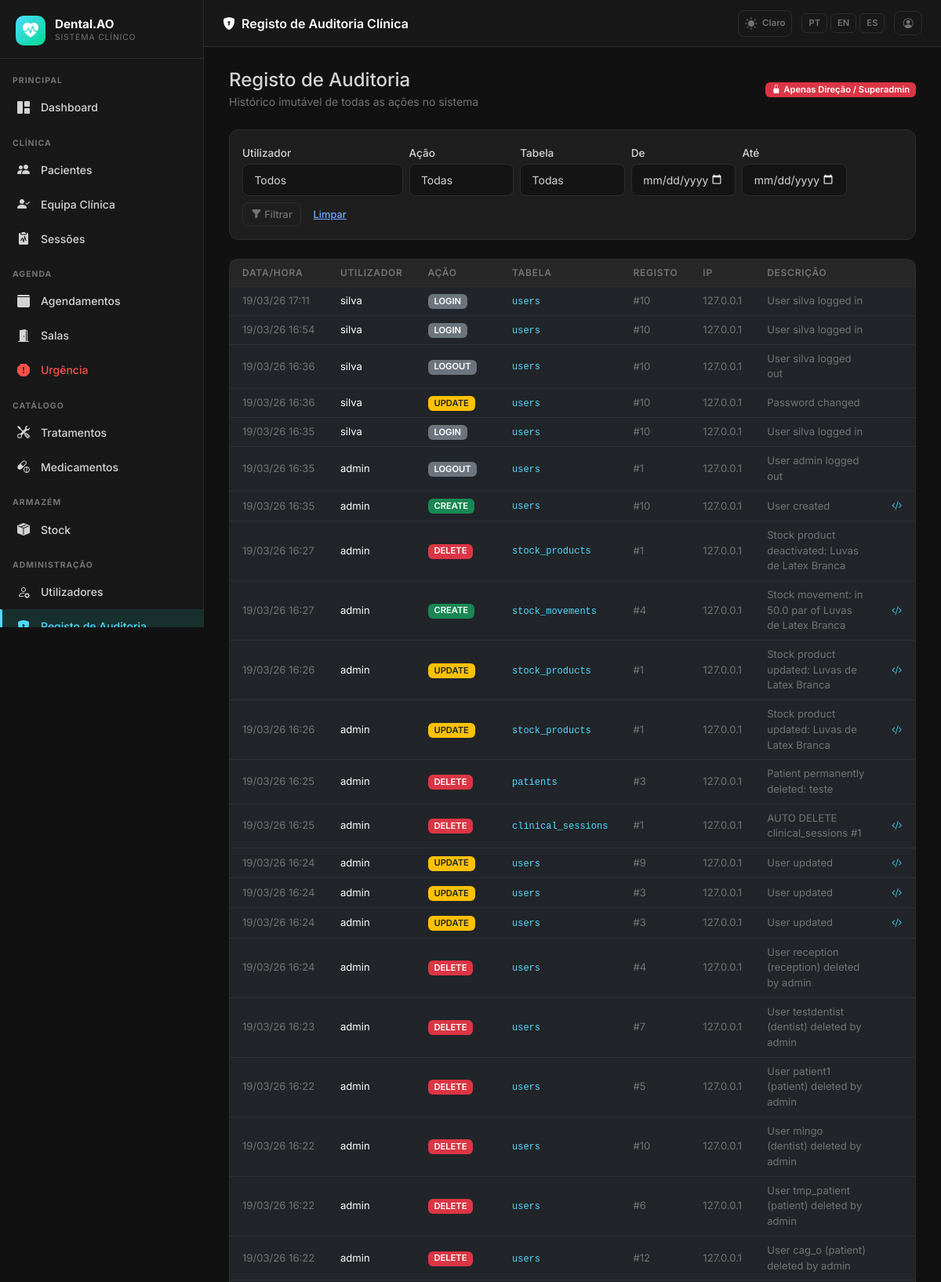
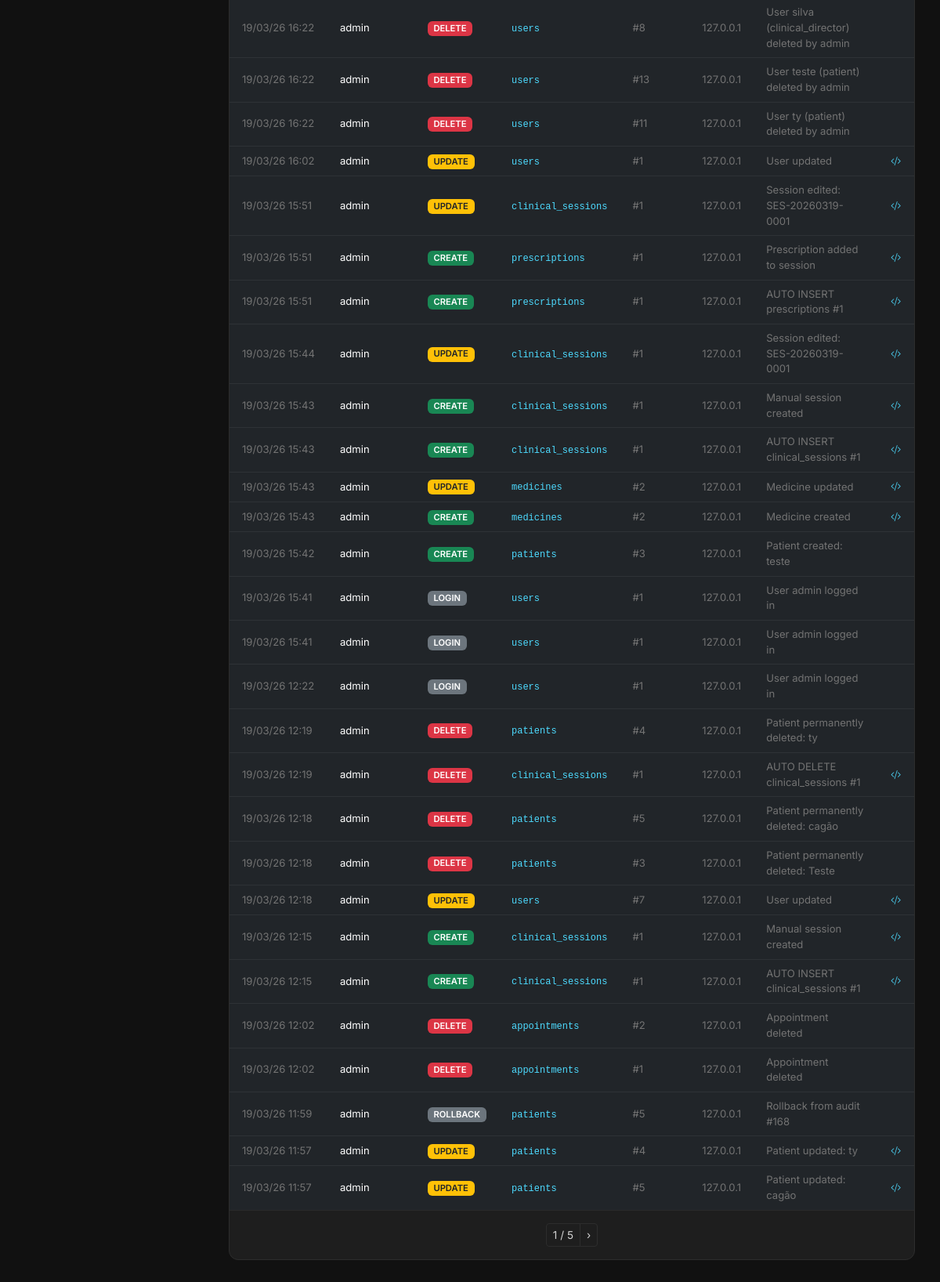
The app's page /sessions/audit (signed in), older data (2 pictures, top to bottom).
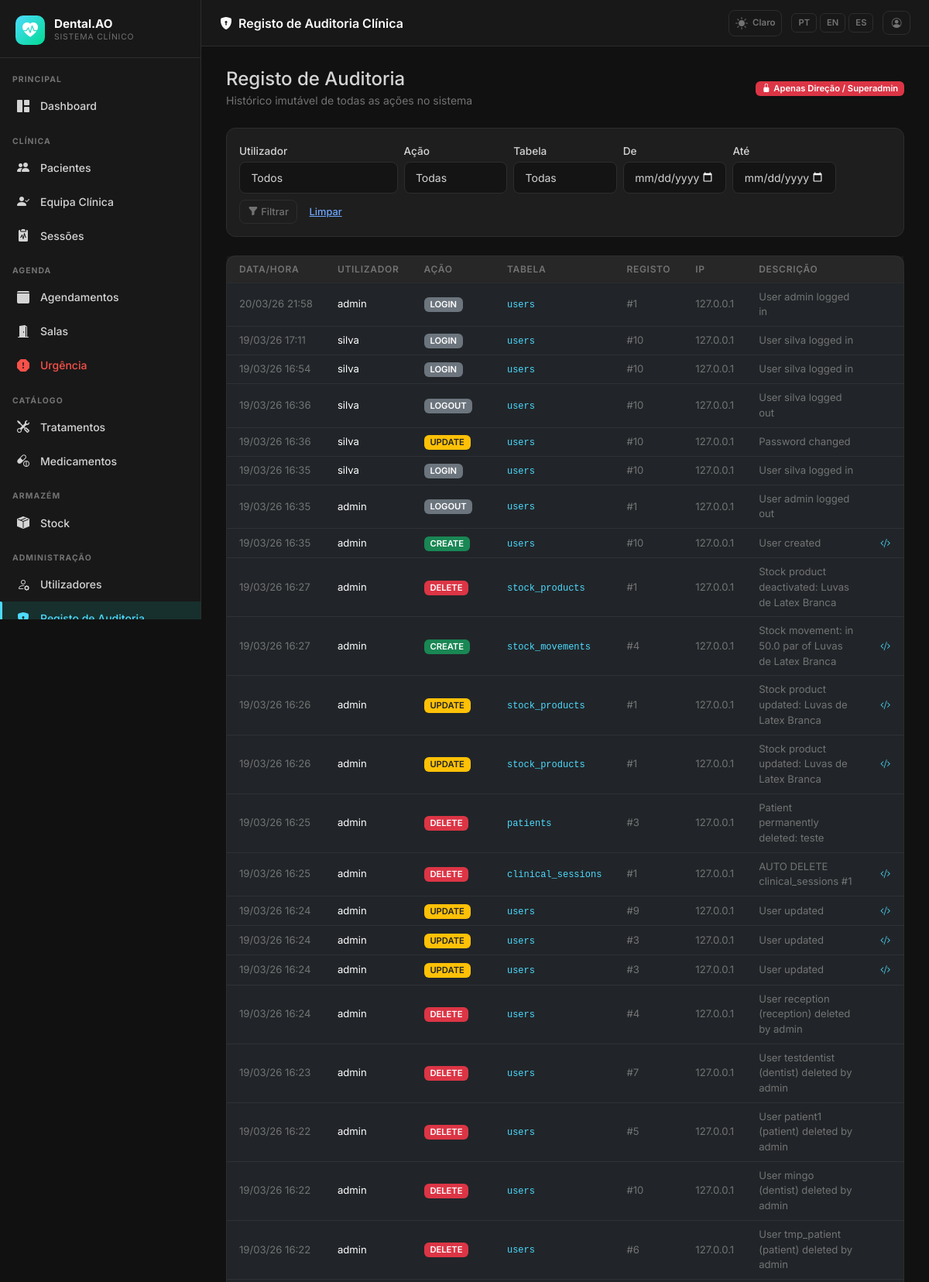
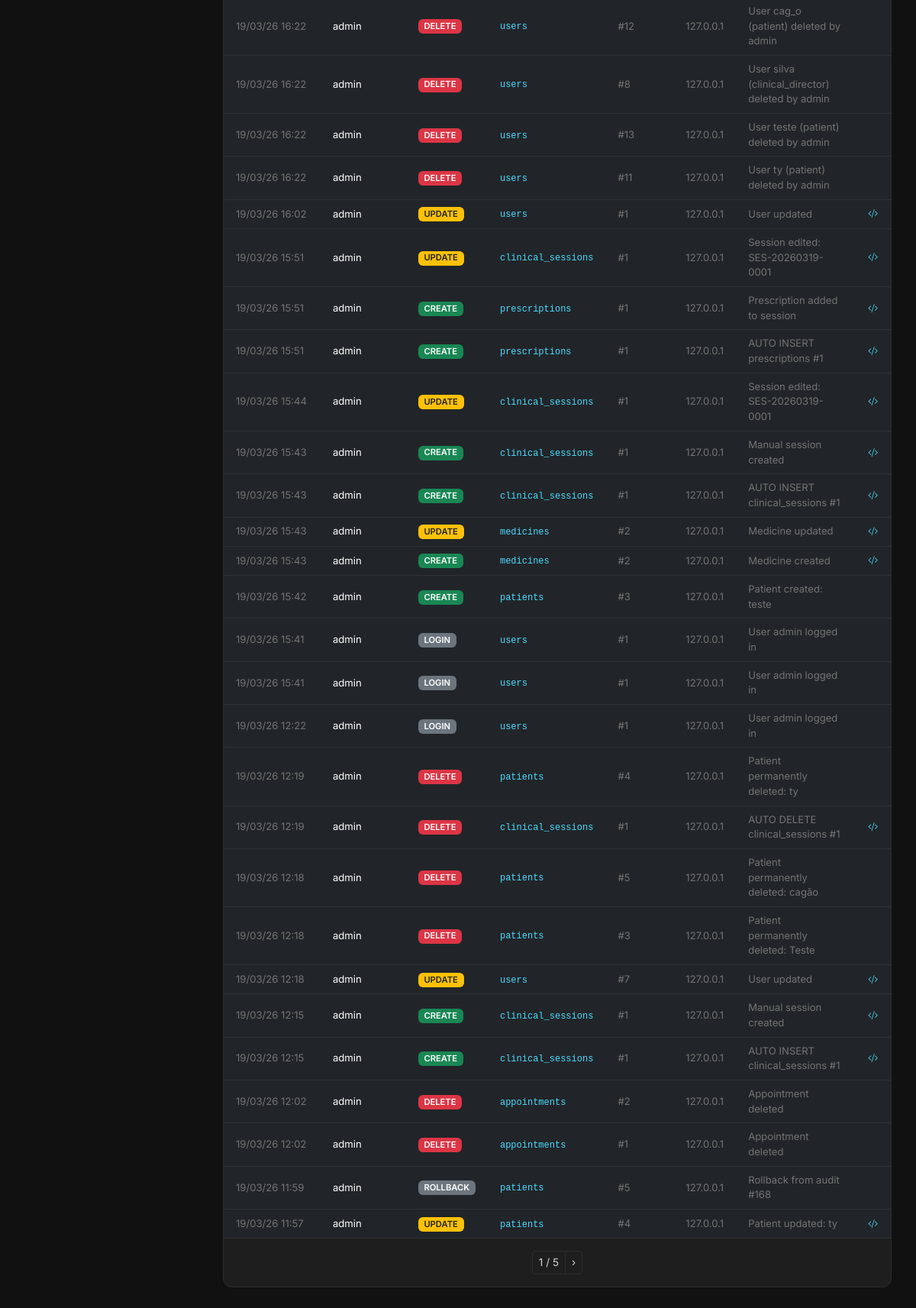
The same page, newer data (2 pictures, top to bottom).
### app/models.py (models this page shows, shortened)
class AppSetting(db.Model):
    __tablename__ = 'app_settings'
    key   = db.Column(db.String(64), primary_key=True)
    value = db.Column(db.Text, nullable=True)
    _DEFAULTS = {
        'app_name':       'DentalCare Pro',
        'app_logo':       '',
        'bg_dark':        '#111111',
        'sidebar_dark':   '#181818',
        'card_dark':      '#1e1e1e',
        'border_dark':    '#2d2d2d',
        'text_dark':      '#d4d4d4',
        'primary_dark':   '#14b8a6',
        'success_dark':   '#22c55e',
        'danger_dark':    '#f87171',
        'warning_dark':   '#fbbf24',
        'bg_light':       '#f0f4f8',
        'card_light':     '#ffffff',
        'border_light':   '#d1dce8',
        'text_light':     '#334155',
        'primary_light':  '#1976d2',
        'success_light':  '#00875a',
        'danger_light':   '#d32f2f',
        'warning_light':  '#e65100',
        'xray_max_mb':        '10',
        'stock_invoice_max_mb': '5',
        'urgency_surcharge':  '30',
    }
    @classmethod
    def all_as_dict(cls):
        stored = {s.key: s.value for s in cls.query.all()}
        result = dict(cls._DEFAULTS)
        result.update(stored)
        return result

class AuditLog(db.Model):
    __tablename__ = 'audit_log'
    id = db.Column(db.Integer, primary_key=True)
    user_id = db.Column(db.Integer, db.ForeignKey('users.id'), nullable=True)
    username = db.Column(db.String(80), nullable=True)
    action = db.Column(db.String(20), nullable=False)
    table_name = db.Column(db.String(100), nullable=False)
    record_id = db.Column(db.Integer, nullable=True)
    old_value = db.Column(db.JSON, nullable=True)
    new_value = db.Column(db.JSON, nullable=True)
    description = db.Column(db.Text, nullable=True)
    ip_address = db.Column(db.String(50), nullable=True)
    timestamp = db.Column(db.DateTime, default=lambda: datetime.now(timezone.utc), index=True)
    user = db.relationship('User', backref='audit_entries')

### app/sessions/routes.py (the view)
@sessions_bp.route('/audit')
@login_required
def audit_view():
    if current_user.role not in [Role.SUPERADMIN, Role.CLINICAL_DIRECTOR]:
        abort(403)
    page = request.args.get('page', 1, type=int)
    q = AuditLog.query.order_by(AuditLog.timestamp.desc())
    user_id = request.args.get('user_id', type=int)
    action = request.args.get('action', '')
    table = request.args.get('table', '')
    date_from = request.args.get('date_from', '')
    date_to = request.args.get('date_to', '')
    if user_id:
        q = q.filter_by(user_id=user_id)
    if action:
        q = q.filter_by(action=action.upper())
    if table:
        q = q.filter_by(table_name=table)
    if date_from:
        try:
            q = q.filter(AuditLog.timestamp >= datetime.fromisoformat(date_from))
        except ValueError:
            pass
    if date_to:
        try:
            q = q.filter(AuditLog.timestamp <= datetime.fromisoformat(date_to + 'T23:59:59'))
        except ValueError:
            pass
    logs = q.paginate(page=page, per_page=50)
    users = User.query.order_by(User.full_name).all()
    tables = db.session.query(AuditLog.table_name).distinct().all()
    tables = [t[0] for t in tables]
    actions = ['CREATE', 'UPDATE', 'DELETE', 'ADDENDUM']
    return render_template('sessions/audit_log.html', logs=logs, users=users,
                           tables=tables, actions=actions,
                           current_user_id=user_id, current_action=action,
                           current_table=table, date_from=date_from, date_to=date_to)

### app/__init__.py (called while the page is built)
def get_locale():
    lang = session.get('lang')
    if lang in ['pt', 'en', 'es']:
        return lang
    return 'pt'

### app/models.py (called while the page is built)
    def role_display(self):
        role_map = {
            Role.SUPERADMIN: 'Superadmin',
            Role.CLINICAL_DIRECTOR: 'Diretor Clínico',
            Role.DENTIST: 'Dentista',
            Role.PATIENT: 'Paciente',
            Role.RECEPTION: 'Recepção',
        }
        return role_map.get(self.role, self.role)

    def role_badge_class(self):
        badge_map = {
            Role.SUPERADMIN: 'danger',
            Role.CLINICAL_DIRECTOR: 'primary',
            Role.DENTIST: 'success',
            Role.PATIENT: 'info',
            Role.RECEPTION: 'warning',
        }
        return badge_map.get(self.role, 'secondary')

### app/templates/sessions/audit_log.html (shortened to what this page needs)
{% extends 'base.html' %}
{% block page_title %}<i class="bi bi-shield-lock-fill me-2"></i>{{ _('Registo de Auditoria Clínica') }}{% endblock %}
{% block content %}
<div class="d-flex justify-content-between align-items-center mb-4 flex-wrap gap-2">
  <div>
    <h4 class="mb-0" style="color:var(--dc-text)">{{ _('Registo de Auditoria') }}</h4>
    <small style="color:var(--dc-text-muted)">{{ _('Histórico imutável de todas as ações no sistema') }}</small>
  </div>
  <span class="badge bg-danger">
    <i class="bi bi-lock-fill me-1"></i>{{ _('Apenas Direção / Superadmin') }}
  </span>
</div>
<div class="dc-card p-3 mb-4">
  <form method="GET" class="row g-2 align-items-end">
    <div class="col-md-3">
      <label class="form-label form-label-sm mb-1">{{ _('Utilizador') }}</label>
      <select name="user_id" class="form-select form-select-sm">
        <option value="">{{ _('Todos') }}</option>
      </select>
    </div>
    <div class="col-md-2">
      <label class="form-label form-label-sm mb-1">{{ _('Ação') }}</label>
      <select name="action" class="form-select form-select-sm">
        <option value="">{{ _('Todas') }}</option>
      </select>
    </div>
    <div class="col-md-2">
      <label class="form-label form-label-sm mb-1">{{ _('Tabela') }}</label>
      <select name="table" class="form-select form-select-sm">
        <option value="">{{ _('Todas') }}</option>
      </select>
    </div>
    <div class="col-md-2">
      <label class="form-label form-label-sm mb-1">{{ _('De') }}</label>
      <input type="date" name="date_from" class="form-control form-control-sm" value="{{ date_from }}">
    </div>
    <div class="col-md-2">
      <label class="form-label form-label-sm mb-1">{{ _('Até') }}</label>
      <input type="date" name="date_to" class="form-control form-control-sm" value="{{ date_to }}">
    </div>
    <div class="col-auto d-flex gap-1">
      <button class="btn btn-outline-secondary btn-sm" type="submit"><i class="bi bi-funnel-fill me-1"></i>{{ _('Filtrar') }}</button>
      <a href="{{ url_for('sessions.audit_view') }}" class="btn btn-link btn-sm">{{ _('Limpar') }}</a>
    </div>
  </form>
</div>
<div class="dc-card p-0">
  <div class="table-responsive">
    <table class="table table-hover mb-0" style="color:var(--dc-text);font-size:.82rem">
      <thead style="border-bottom:1px solid var(--dc-border)">
        <tr style="color:var(--dc-text-muted);font-size:.73rem;text-transform:uppercase;letter-spacing:.05em">
          <th class="px-3 py-2">{{ _('Data/Hora') }}</th>
          <th class="px-3 py-2">{{ _('Utilizador') }}</th>
          <th class="px-3 py-2">{{ _('Ação') }}</th>
          <th class="px-3 py-2">{{ _('Tabela') }}</th>
          <th class="px-3 py-2">{{ _('Registo') }}</th>
          <th class="px-3 py-2">{{ _('IP') }}</th>
          <th class="px-3 py-2">{{ _('Descrição') }}</th>
          <th class="px-3 py-2"></th>
        </tr>
      </thead>
      <tbody>
        {% for log in logs.items %}
        <tr>
          <td class="px-3 py-2 text-nowrap" style="color:var(--dc-text-muted)">{{ log.timestamp.strftime('%d/%m/%y %H:%M') if log.timestamp else '—' }}</td>
          <td class="px-3 py-2">
            <span title="{{ log.username }}">{{ log.username or '—' }}</span>
          </td>
          <td class="px-3 py-2">
            {% if log.action == 'CREATE' %}
            <span class="badge bg-success">{{ log.action }}</span>
            {% elif log.action == 'DELETE' %}
            <span class="badge bg-danger">{{ log.action }}</span>
            {% elif log.action == 'UPDATE' %}
            <span class="badge bg-warning text-dark">{{ log.action }}</span>
            {% elif log.action == 'ADDENDUM' %}
            <span class="badge bg-primary">{{ log.action }}</span>
            {% else %}
            <span class="badge bg-secondary">{{ log.action }}</span>
            {% endif %}
          </td>
          <td class="px-3 py-2"><code style="font-size:.75rem;color:var(--dc-primary)">{{ log.table_name }}</code></td>
          <td class="px-3 py-2" style="color:var(--dc-text-muted)">#{{ log.record_id or '—' }}</td>
          <td class="px-3 py-2" style="color:var(--dc-text-muted)">{{ log.ip_address or '—' }}</td>
          <td class="px-3 py-2" style="color:var(--dc-text-muted)">{{ log.description or '' }}</td>
          <td class="px-3 py-2 text-end">
            {% if log.old_value or log.new_value %}
            <button class="btn btn-link btn-sm p-0" style="color:var(--dc-primary)"
                    data-bs-toggle="modal" data-bs-target="#diffModal{{ log.id }}">
              <i class="bi bi-code-slash"></i>
            </button>
            {% endif %}
          </td>
        </tr>
        {% else %}
        <tr>
          <td colspan="8" class="text-center py-4" style="color:var(--dc-text-muted)">{{ _('Nenhum registo de auditoria encontrado.') }}</td>
        </tr>
        {% endfor %}
      </tbody>
    </table>
  </div>
  {% if logs.pages > 1 %}
  <div class="d-flex justify-content-center py-3">
    <nav>
      <ul class="pagination pagination-sm mb-0">
        <li class="page-item disabled"><span class="page-link">{{ logs.page }} / {{ logs.pages }}</span></li>
        {% if logs.has_next %}
        <li class="page-item"><a class="page-link" href="{{ url_for('sessions.audit_view', page=logs.next_num, user_id=current_user_id, action=current_action, table=current_table, date_from=date_from, date_to=date_to) }}">›</a></li>
        {% endif %}
      </ul>
    </nav>
  </div>
  {% endif %}
</div>
{% endblock %}

### app/templates/base.html (shortened to what this page needs)
<!DOCTYPE html>
<html lang="{{ get_locale() }}" data-dc-theme="{{ session.get('theme', 'dark') }}">
<head>
  <link href="https://cdn.jsdelivr.net/npm/bootstrap@5.3.2/dist/css/bootstrap.min.css" rel="stylesheet">
  <link href="https://cdn.jsdelivr.net/npm/bootstrap-icons@1.11.3/font/bootstrap-icons.min.css" rel="stylesheet">
  <link href="{{ url_for('static', filename='css/dental.css') }}" rel="stylesheet">
</head>
<body>
<aside class="dc-sidebar" id="dcSidebar">
  <div class="dc-brand">
    <div class="dc-brand-icon">
      {% if app_settings.app_logo %}
        <img src="{{ url_for('superadmin.logo_file', filename=app_settings.app_logo) }}"
             alt="{{ app_settings.app_name }}"
             style="width:36px;height:36px;object-fit:contain;border-radius:6px;">
      {% else %}
        <i class="bi bi-heart-pulse-fill"></i>
      {% endif %}
    </div>
    <div class="flex-fill">
      <div class="dc-brand-name">{{ app_settings.app_name }}</div>
      <div class="dc-brand-sub">{{ _('Sistema Clínico') }}</div>
    </div>
  </div>
  <nav class="dc-nav">
    {% set role = current_user.role %}
    <div class="dc-nav-section">{{ _('Principal') }}</div>
    <a href="{{ url_for('main.dashboard') }}"
       class="dc-nav-item {% if request.endpoint == 'main.dashboard' %}active{% endif %}">
      <i class="bi bi-grid-1x2-fill"></i> {{ _('Dashboard') }}
    </a>
    {% if role in ['superadmin', 'clinical_director', 'dentist', 'reception'] %}
    <div class="dc-nav-section mt-2">{{ _('Clínica') }}</div>
    {% endif %}
    {% if role in ['superadmin', 'clinical_director', 'dentist', 'reception'] %}
    <a href="{{ url_for('patients.index') }}"
       class="dc-nav-item {% if request.endpoint == 'patients.index' or request.endpoint in ['patients.new','patients.edit','patients.detail'] %}active{% endif %}">
      <i class="bi bi-people-fill"></i> {{ _('Pacientes') }}
    </a>
    {% endif %}
    {% if role in ['superadmin', 'clinical_director'] %}
    <a href="{{ url_for('patients.care_team_pending') }}"
       class="dc-nav-item {% if request.endpoint == 'patients.care_team_pending' %}active{% endif %}">
      <i class="bi bi-person-check-fill"></i> {{ _('Equipa Clínica') }}
    </a>
    {% endif %}
    {% if role in ['superadmin', 'clinical_director', 'dentist'] %}
    <a href="{{ url_for('sessions.index') }}"
       class="dc-nav-item {% if request.endpoint and 'sessions.' in request.endpoint and 'audit' not in request.endpoint and 'evolution' not in request.endpoint %}active{% endif %}">
      <i class="bi bi-clipboard2-pulse-fill"></i> {{ _('Sessões') }}
    </a>
    {% endif %}
    {% if role in ['superadmin', 'clinical_director', 'reception', 'dentist'] %}
    <div class="dc-nav-section mt-2">{{ _('Agenda') }}</div>
    {% endif %}
    {% if role in ['superadmin', 'clinical_director', 'reception'] %}
    <a href="{{ url_for('scheduling.calendar') }}"
       class="dc-nav-item {% if request.endpoint and 'scheduling.' in request.endpoint and 'emergency' not in request.endpoint and 'room' not in request.endpoint %}active{% endif %}">
      <i class="bi bi-calendar3-fill"></i> {{ _('Agendamentos') }}
    </a>
    {% endif %}
    {% if role in ['superadmin', 'clinical_director', 'reception', 'dentist'] %}
    <a href="{{ url_for('scheduling.rooms') }}"
       class="dc-nav-item {% if request.endpoint and 'rooms' in request.endpoint %}active{% endif %}">
      <i class="bi bi-door-open-fill"></i> {{ _('Salas') }}
    </a>
    {% endif %}
    {% if role in ['superadmin', 'clinical_director', 'reception', 'dentist'] %}
    <a href="{{ url_for('scheduling.emergency') }}"
       class="dc-nav-item {% if request.endpoint and 'emergency' in request.endpoint %}active{% endif %}"
       style="color:var(--dc-danger)">
      <i class="bi bi-exclamation-octagon-fill"></i> {{ _('Urgência') }}
    </a>
    {% endif %}
    {% if role in ['superadmin', 'clinical_director', 'dentist'] %}
    <div class="dc-nav-section mt-2">{{ _('Catálogo') }}</div>
    <a href="{{ url_for('admin.treatments') }}"
       class="dc-nav-item {% if 'treatments' in request.endpoint %}active{% endif %}">
      <i class="bi bi-tools"></i> {{ _('Tratamentos') }}
    </a>
    <a href="{{ url_for('admin.medicines') }}"
       class="dc-nav-item {% if 'medicine' in request.endpoint %}active{% endif %}">
      <i class="bi bi-capsule-pill"></i> {{ _('Medicamentos') }}
    </a>
    {% endif %}
    {% if role in ['superadmin', 'clinical_director', 'dentist', 'receptionist'] %}
    <div class="dc-nav-section mt-2">{{ _('Armazém') }}</div>
    <a href="{{ url_for('stock.index') }}"
       class="dc-nav-item {% if request.endpoint and 'stock.' in request.endpoint %}active{% endif %}">
      <i class="bi bi-box-seam-fill"></i> {{ _('Stock') }}
    </a>
    {% endif %}
    {% if role in ['superadmin', 'clinical_director'] %}
    <div class="dc-nav-section mt-2">{{ _('Administração') }}</div>
    <a href="{{ url_for('admin.users') }}"
       class="dc-nav-item {% if 'user' in request.endpoint %}active{% endif %}">
      <i class="bi bi-person-gear"></i> {{ _('Utilizadores') }}
    </a>
    <a href="{{ url_for('admin.audit_log') }}"
       class="dc-nav-item {% if 'audit' in request.endpoint %}active{% endif %}">
      <i class="bi bi-shield-lock-fill"></i> {{ _('Registo de Auditoria') }}
    </a>
    {% endif %}
  </nav>
</aside>
<header class="dc-topbar">
  <span class="page-title">{% block page_title %}{% endblock %}</span>
  <div class="topbar-actions">
    <a href="{{ url_for('auth.toggle_theme') }}"
       class="theme-toggle"
       title="{{ _('Alternar tema') }}">
      {% if session.get('theme', 'dark') == 'dark' %}
        <i class="bi bi-sun-fill"></i><span style="font-size:.72rem;font-weight:600;margin-left:2px">{{ _('Claro') }}</span>
      {% else %}
        <i class="bi bi-moon-stars-fill"></i><span style="font-size:.72rem;font-weight:600;margin-left:2px">{{ _('Escuro') }}</span>
      {% endif %}
    </a>
    <div class="lang-switcher">
      <a href="{{ url_for('auth.set_lang', lang='pt') }}"
         class="lang-btn {% if get_locale() == 'pt' %}active{% endif %}">PT</a>
      <a href="{{ url_for('auth.set_lang', lang='en') }}"
         class="lang-btn {% if get_locale() == 'en' %}active{% endif %}">EN</a>
      <a href="{{ url_for('auth.set_lang', lang='es') }}"
         class="lang-btn {% if get_locale() == 'es' %}active{% endif %}">ES</a>
    </div>
    <a href="{{ url_for('auth.profile') }}" class="btn btn-sm btn-outline-secondary" title="{{ _('Meu Perfil') }}">
      <i class="bi bi-person-circle"></i>
    </a>
  </div>
</header>
<main class="dc-main">
  <div class="dc-content">
    {% block content %}{% endblock %}
  </div>
</main>
</body>
</html>

Row changes from the older to the newer data that the page shows:
no longer on this page (row unchanged): AuditLog: timestamp "19/03/26 11:57", username "admin", action "UPDATE", table_name "patients", record "5", ip_address "127.0.0.1", description "Patient updated: cagão"
added AuditLog: timestamp "20/03/26 21:58", username "admin", action "LOGIN", table_name "users", record "1", ip_address "127.0.0.1", description "User admin logged in"
